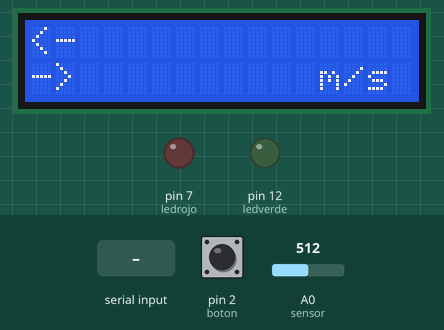
Simulated run of this sketch. Board: Arduino Uno, built with avr-gcc and run on an emulated ATmega328P. Parts: 16×2 character LCD, output pins drawn as LEDs (lit = HIGH). The test bench sets the inputs (shaded band); at power-on: pin 2 (boton) LOW, A0 (sensor) = 512. What the sketch prints to the serial monitor is not drawn.

Above: at 1.2 s.
1.3 s: "UNFR_AL\n" received over Serial
At 2.9 s:
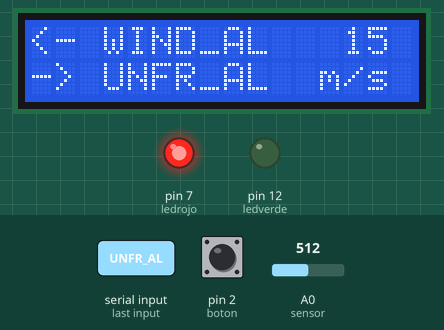
3.8 s: "CLOSED_S\n" received over Serial
At 4.5 s:
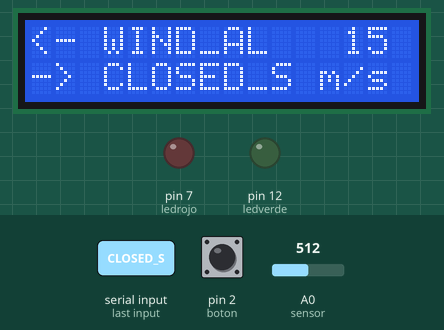
5.3 s: pin 2 (boton) pulled HIGH for 0.15 s
At 6.2 s:
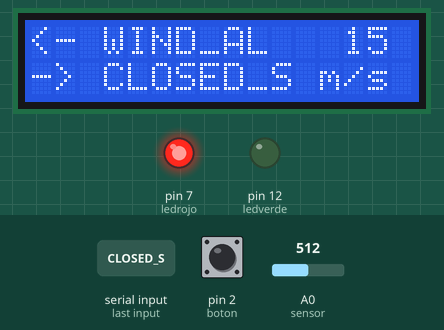
7.0 s: "UNFR_AL\n" received over Serial
At 8.03 s:
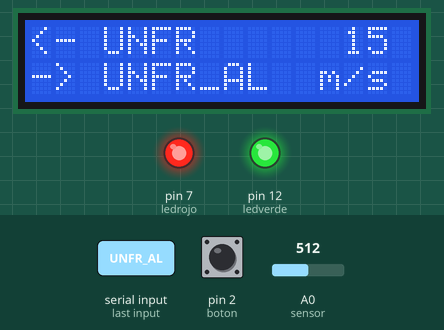
Timing chart, 0 to 10.0 s (numbered marks = the images above; inputs shaded):
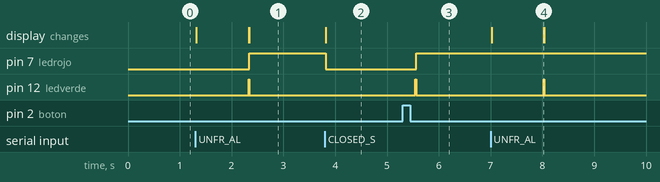

The sketch:

anemometro_arduino_KNX.ino
```cpp
/*
  Sensor de alarma gateway KNX

Estado incial: leds apagados y no lee el sensor.
Cuando se pulsa el botón
(1) Se empieza a leer el sensor cada 2 segundos
  * Si el valor < 800
    * Se envia "NOAL"
  * si el valor >=4 m/s
    * Se envía "WIND_AL"
    * Se conmuta el LED del verde al rojo
    * Deja de leer el sensor
    * Se espera a recibir un "CLOSED_S" que indica que la persiana está cerrada
    * Se apaga el led rojo
    * Se espera a recibir un "UNFROZEN_AL" indica desbloqueo del usuario desde la botonera KNX
    * Se espera un segundo y
       * Se envia un "UNFR"
       * Se reestablece el estado al punto (1)
*/
#include <Wire.h>
#include <LiquidCrystal_I2C.h>

#define sensor A0
#define boton 2
#define ledrojo 7
#define ledverde 12

const int sensorvalue = 4;

bool leyendo;
unsigned long int temps1;
String incomingString;

//Creamos el objeto lcd con la dirección 0x3F, 16 columnas y 2 filas
LiquidCrystal_I2C lcd(0x3F,16,2);

void setup() {
  Serial.begin(9600);
  pinMode (sensor, INPUT);
  pinMode (boton, INPUT);
  pinMode (ledrojo, OUTPUT);
  pinMode (ledverde, OUTPUT);
  temps1=millis();
  leyendo = false;
  // Inicializamos la pantalla LCD
  lcd.init();
  lcd.backlight();
  lcd.setCursor(0, 0);
  lcd.print("<-");
  lcd.setCursor(0, 1);
  lcd.print("->          m/s");
}

void analizar_sensor(){
  if (millis()-temps1>2000) {
    float outvoltage = analogRead(sensor) * (5.0 / 1023.0);
    int Level = 6*outvoltage;
    lcd.setCursor(13, 0);
    lcd.print(Level);
    if (Level<sensorvalue) {
      Serial.println("NOAL");
      lcd.setCursor(3, 0);
      lcd.print("NOAL    ");
      temps1=millis();
    } else {
      Serial.println("WIND_AL");
      lcd.setCursor(3, 0);
      lcd.print("WIND_AL ");
      digitalWrite(ledverde, LOW);
      digitalWrite(ledrojo, HIGH);
      leyendo = false;
    }
  }
}

void lee_serial(){
  while(Serial.available()) {
//  if (Serial.read()!=-1) {
      incomingString = Serial.readStringUntil('\n');// read the incoming data as string
      if (incomingString=="CLOSED_S") {
        lcd.setCursor(3, 1);
        lcd.print("CLOSED_S ");
        digitalWrite(ledrojo, LOW);
      } else if (incomingString=="UNFR_AL") {
        lcd.setCursor(3, 1);
        lcd.print("UNFR_AL  ");
        delay (1000);
        Serial.println("UNFR");
        lcd.setCursor(3, 0);
        lcd.print("UNFR      ");
        leyendo = true;
        digitalWrite(ledverde, HIGH);
      }
  }
}

void loop() {
  if (digitalRead(boton)==HIGH) {
    delay (250);
    leyendo = true;
    digitalWrite(ledverde, HIGH);
    digitalWrite(ledrojo, LOW);
  }
  if (leyendo) {
    analizar_sensor();
  }

  lee_serial();
}
```

Measured:
- after the input at 1.3 s, pin 7 (ledrojo): LOW → HIGH after 1.0 s; pin 12 (ledverde): LOW → HIGH after 1.0 s, → LOW 0.01 s later; the display: first changes at once (image 1 shows a later state)
- after the input at 3.8 s, pin 7 (ledrojo): HIGH → LOW at once; the display: changes at once (image 2)
- after the input at 5.3 s, pin 7 (ledrojo): LOW → HIGH after 0.26 s; pin 12 (ledverde): LOW → HIGH after 0.25 s, → LOW 0.01 s later
- after the input at 7.0 s, pin 12 (ledverde): LOW → HIGH after 1.0 s, → LOW 0.01 s later; the display: first changes at once (image 4 shows a later state)
